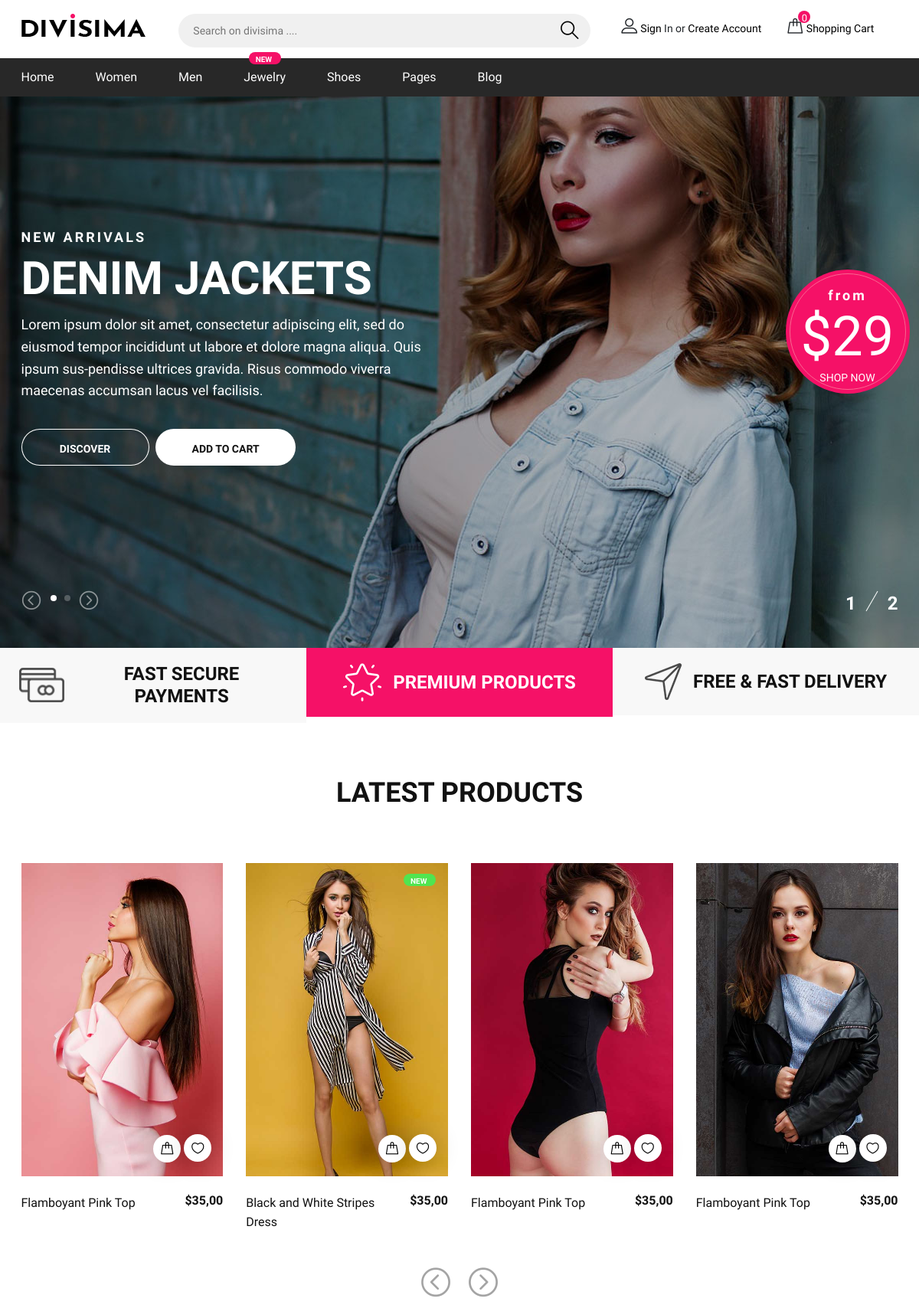
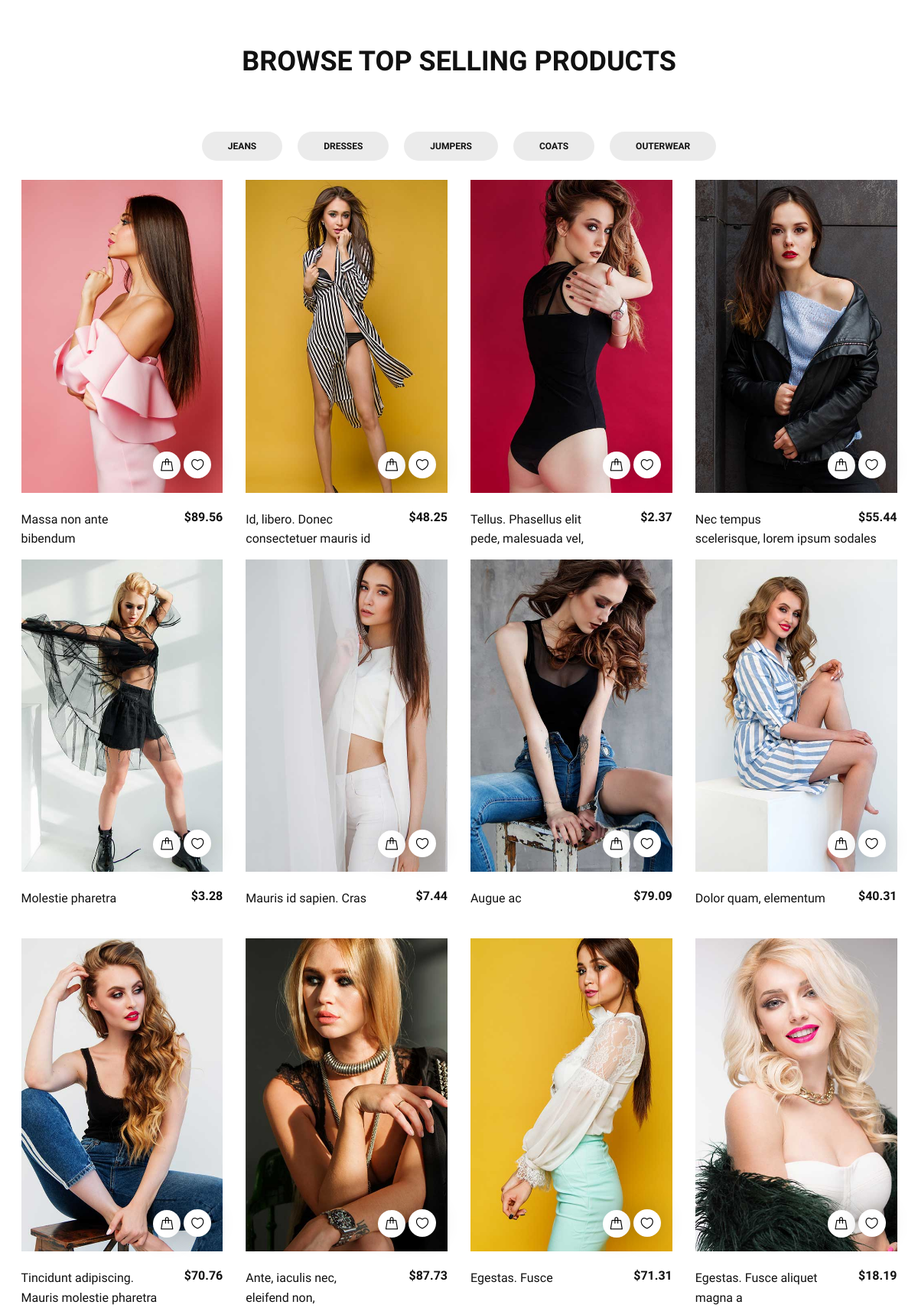
The page / (upper part) on the database its author committed (2 pictures, top to bottom).
### tables this page shows
CREATE TABLE `categories` (
  `id` int(11) NOT NULL,
  `name` varchar(50) NOT NULL
);

CREATE TABLE `products` (
  `id` int(10) UNSIGNED NOT NULL,
  `name` varchar(255) NOT NULL,
  `category_id` int(11) NOT NULL,
  `price` decimal(7,2) NOT NULL,
  `img` varchar(255) NOT NULL,
  `discount` int(11) NOT NULL DEFAULT '0',
  `count` int(11) NOT NULL,
  `hot` tinyint(1) NOT NULL DEFAULT '0'
);

### app/controllers/MainController.php (called while the page is built, shortened)
<?php
class MainController extends Controller {
    public function indexAction()
    {
        $products = $this->model->fetchAll('products');
        $categories = $this->model->fetchAll('categories');
        $data = ['products'=> $products, 'categories'=>$categories];
        $this->view->render($data);
    }
}
?>

### index.php (called while the page is built, shortened)
<?php
    spl_autoload_register(function($class) {
        $class = str_replace('\\','/',$class);
    });
    $router = new Router();
    $router->run();
?>

### app/core/Model.php (called while the page is built, shortened)
<?php
    abstract class Model {
        protected $db;
        public function __construct() {
           $db_class = new DB();
           $this->db = $db_class->db;
        }
        public function fetchAll($table)
        {
            $stmt = $this->db->prepare("SELECT * FROM $table");
            $stmt->execute();
            return $stmt->fetchAll(\PDO::FETCH_OBJ);
        }
    }
?>

### app/core/DB.php (called while the page is built, shortened)
<?php
    class DB {
      public function __construct() {
        $db_config_file = 'app/config/db_config.php';
        if (file_exists($db_config_file)) {
            $db_config = require $db_config_file;
        }
        try {
            $this->db = new \PDO("mysql:host={$db_config['host']};dbname={$db_config['dbname']}", $db_config['user'],$db_config['password']);
        } catch (\PDOException $e) {
            if (PROD == true) {
                die('Подключиться к БД не удалось!');
            } else {
                die('Подключиться к БД не удалось! <br>Описание ошибки:' . $e->getMessage());
            }
        }
      }
    }
?>

### app/config/db_config.php (called while the page is built)
<?php
    return [
        'host' => 'localhost',
        'dbname' => 'divisima',
        'user' => 'root',
        'password' => 'root'
    ];
?>

### app/core/Controller.php (called while the page is built, shortened)
<?php
    abstract class Controller {
        public function __construct($route) {
            $model_name = '\app\models\\' . ucfirst($route['controller']);
            if (class_exists($model_name)) {
                $this->model = new $model_name;
            }
        }
    }
?>

### app/views/main/index.php (the view, shortened to what this page needs)
<section class="hero-section">
	<div class="hero-slider owl-carousel">
		<div class="hs-item set-bg" data-setbg="<?=WWW?>/img/bg.jpg">
			<div class="container">
				<div class="row">
					<div class="col-xl-6 col-lg-7 text-white">
						<span>New Arrivals</span>
						<h2>denim jackets</h2>
						<p>Lorem ipsum dolor sit amet, consectetur adipiscing elit, sed do eiusmod tempor incididunt ut labore et dolore magna aliqua. Quis ipsum sus-pendisse ultrices gravida. Risus commodo viverra maecenas accumsan lacus vel facilisis. </p>
						<a href="#" class="site-btn sb-line">DISCOVER</a>
						<a href="#" class="site-btn sb-white">ADD TO CART</a>
					</div>
				</div>
				<div class="offer-card text-white">
					<span>from</span>
					<h2>$29</h2>
					<p>SHOP NOW</p>
				</div>
			</div>
		</div>
	</div>
	<div class="container">
		<div class="slide-num-holder" id="snh-1"></div>
	</div>
</section>
<section class="features-section">
	<div class="container-fluid">
		<div class="row">
			<div class="col-md-4 p-0 feature">
				<div class="feature-inner">
					<div class="feature-icon">
						<img src="img/icons/1.png" alt="#">
					</div>
					<h2>Fast Secure Payments</h2>
				</div>
			</div>
			<div class="col-md-4 p-0 feature">
				<div class="feature-inner">
					<div class="feature-icon">
						<img src="img/icons/2.png" alt="#">
					</div>
					<h2>Premium Products</h2>
				</div>
			</div>
			<div class="col-md-4 p-0 feature">
				<div class="feature-inner">
					<div class="feature-icon">
						<img src="img/icons/3.png" alt="#">
					</div>
					<h2>Free & fast Delivery</h2>
				</div>
			</div>
		</div>
	</div>
</section>
<section class="top-letest-product-section">
	<div class="container">
		<div class="section-title">
			<h2>LATEST PRODUCTS</h2>
		</div>
		<div class="product-slider owl-carousel">
			<div class="product-item">
				<div class="pi-pic">
					<img src="./img/product/1.jpg" alt="">
					<div class="pi-links">
						<a href="#" class="add-card"><i class="flaticon-bag"></i><span>ADD TO CART</span></a>
						<a href="#" class="wishlist-btn"><i class="flaticon-heart"></i></a>
					</div>
				</div>
				<div class="pi-text">
					<h6>$35,00</h6>
					<p>Flamboyant Pink Top </p>
				</div>
			</div>
			<div class="product-item">
				<div class="pi-pic">
					<div class="tag-new">New</div>
					<img src="./img/product/2.jpg" alt="">
					<div class="pi-links">
						<a href="#" class="add-card"><i class="flaticon-bag"></i><span>ADD TO CART</span></a>
						<a href="#" class="wishlist-btn"><i class="flaticon-heart"></i></a>
					</div>
				</div>
				<div class="pi-text">
					<h6>$35,00</h6>
					<p>Black and White Stripes Dress</p>
				</div>
			</div>
			<div class="product-item">
				<div class="pi-pic">
					<img src="./img/product/3.jpg" alt="">
					<div class="pi-links">
						<a href="#" class="add-card"><i class="flaticon-bag"></i><span>ADD TO CART</span></a>
						<a href="#" class="wishlist-btn"><i class="flaticon-heart"></i></a>
					</div>
				</div>
				<div class="pi-text">
					<h6>$35,00</h6>
					<p>Flamboyant Pink Top </p>
				</div>
			</div>
			<div class="product-item">
					<div class="pi-pic">
						<img src="./img/product/4.jpg" alt="">
						<div class="pi-links">
							<a href="#" class="add-card"><i class="flaticon-bag"></i><span>ADD TO CART</span></a>
							<a href="#" class="wishlist-btn"><i class="flaticon-heart"></i></a>
						</div>
					</div>
					<div class="pi-text">
						<h6>$35,00</h6>
						<p>Flamboyant Pink Top </p>
					</div>
				</div>
		</div>
	</div>
</section>
<section class="product-filter-section">
	<div class="container">
		<div class="section-title">
			<h2>BROWSE TOP SELLING PRODUCTS</h2>
		</div>
		<ul class="d-flex row justify-content-center product-filter-menu">
			<?php foreach ($data['categories'] as $category) :?>
				<li><a href="#"><?=$category->name?></a></li>
			<?php endforeach;?>
		</ul>
		<div class="row">
			<?php foreach ($data['products'] as $product) :?>
				<div class="col-lg-3 col-sm-6">
					<div class="product-item">
						<div class="pi-pic">
							<img src="<?=WWW?>/img/product/<?=$product->img?>" alt="">
							<div class="pi-links">
								<a href="?id=<?=$product->id?>" data-id="<?=$product->id?>" class="add-card"><i class="flaticon-bag"></i><span>ADD TO CART</span></a>
								<a href="#" class="wishlist-btn"><i class="flaticon-heart"></i></a>
							</div>
						</div>
						<div class="pi-text">
							<h6><span>$</span><?=$product->price?></h6>
							<p><?=ucfirst($product->name)?></p>
						</div>
					</div>
				</div>
			<?php endforeach;?>
		</div>
	</div>
</section>

### app/core/Router.php (shortened to what this page needs)
<?php
class Router {
    private $routes = [];
    private $params = [];
    private function add($route,$params)
    {
        $route = '#^' . trim($route,'/') . '$#';
        $this->routes[$route] = $params;
    }
    private function match()
    {
        $url = trim($_SERVER['REQUEST_URI'],'/');
        $url = $this->removeQueryString($url);
        foreach ($this->routes as $route => $params) {
            if (preg_match($route,$url,$matches)) {
                $this->params = $params;
                return true;
            }
        }
        return false;
    }
    private function removeQueryString($url)
    {
        $params = explode('?',$url);
        return $params[0];
    }
    public function run()
    {
       if ($this->match()) {
        $controller_name = "\app\controllers\\" . ucfirst($this->params['controller'] . 'Controller');
        if (class_exists($controller_name)) {
            $controller = new $controller_name($this->params);
            $action_name = $this->params['action'] . 'Action';
            if (method_exists($controller,$action_name)) {
                $controller->$action_name();
            } else {
                if (!PROD) {
                    echo "Экшен {$action_name} не найден";
                } else {
                    echo '404';
                }
            }
        } else {
            if (!PROD) {
             echo "Контроллер {$controller_name} не найден";
            } else {
                include 'app/views/404/index.php';
            }
        }
       }  else {
        if (!PROD) {
            echo 'Страница не найдена (404)';
        } else {
            include 'app/views/404/index.php';
        }
       }
    }
}
?>

### app/core/View.php (shortened to what this page needs)
<?php
    class View  {
        private $view;
        private $layout = 'default';
        public function __construct($route) {
            $this->view = 'app/views/' . $route['controller'] . '/index.php';
        }
        public function render($data)
        {
            $layout = 'app/views/layouts/' . $this->layout . '.php';
            if (file_exists($this->view)) {
                require_once $this->view;
                $content = ob_get_clean();
            }
            if (file_exists($layout)) {
                require_once $layout;
            }
        }
    }
?>

### app/views/layouts/includes/header.php (shortened to what this page needs)
<!DOCTYPE html>
<html lang="zxx">
<head>
	<link rel="stylesheet" href="<?=WWW?>/css/bootstrap.min.css"/>
	<link rel="stylesheet" href="<?=WWW?>/css/font-awesome.min.css"/>
	<link rel="stylesheet" href="<?=WWW?>/css/flaticon.css"/>
	<link rel="stylesheet" href="<?=WWW?>/css/slicknav.min.css"/>
	<link rel="stylesheet" href="<?=WWW?>/css/jquery-ui.min.css"/>
	<link rel="stylesheet" href="<?=WWW?>/css/owl.carousel.min.css"/>
	<link rel="stylesheet" href="<?=WWW?>/css/animate.css"/>
	<link rel="stylesheet" href="<?=WWW?>/css/style.css"/>
</head>
<body>
	<header class="header-section">
		<div class="header-top">
			<div class="container">
				<div class="row">
					<div class="col-lg-2 text-center text-lg-left">
						<a href="./index.html" class="site-logo">
							<img src="img/logo.png" alt="">
						</a>
					</div>
					<div class="col-xl-6 col-lg-5">
						<form class="header-search-form">
							<input type="text" placeholder="Search on divisima ....">
							<button><i class="flaticon-search"></i></button>
						</form>
					</div>
					<div class="col-xl-4 col-lg-5">
						<div class="user-panel">
							<div class="up-item">
								<i class="flaticon-profile"></i>
								<a href="#">Sign</a> In or <a href="#">Create Account</a>
							</div>
							<div class="up-item">
								<div class="shopping-card">
									<i class="flaticon-bag"></i>
									<span>0</span>
								</div>
								<a href="#">Shopping Cart</a>
							</div>
						</div>
					</div>
				</div>
			</div>
		</div>
		<nav class="main-navbar">
			<div class="container">
				<ul class="main-menu">
					<li><a href="#">Home</a></li>
					<li><a href="#">Women</a></li>
					<li><a href="#">Men</a></li>
					<li><a href="#">Jewelry
						<span class="new">New</span>
					</a></li>
					<li><a href="#">Shoes</a>
					</li>
					<li><a href="#">Pages</a>
					</li>
					<li><a href="#">Blog</a></li>
				</ul>
			</div>
		</nav>
	</header>

### app/views/layouts/default.php
<?php include 'app/views/layouts/includes/header.php' ?>
<?= $content ?>
<?php include 'app/views/layouts/includes/footer.php' ?>

### app/views/layouts/includes/footer.php (shortened to what this page needs)
	</body>
</html>

### rows shown on the page
categories: name "JEANS"
categories: name "DRESSES"
categories: name "JUMPERS"
categories: name "COATS"
categories: name "OUTERWEAR"
products: img (picture), price "89.56", name "Massa non ante bibendum"
products: img (picture), price "48.25", name "Id, libero. Donec consectetuer mauris id"
products: img (picture), price "2.37", name "Tellus. Phasellus elit pede, malesuada vel,"
products: img (picture), price "55.44", name "Nec tempus scelerisque, lorem ipsum sodales"
products: img (picture), price "3.28", name "Molestie pharetra"
products: img (picture), price "7.44", name "Mauris id sapien. Cras"
products: img (picture), price "79.09", name "Augue ac"
products: img (picture), price "40.31", name "Dolor quam, elementum"
products: img (picture), price "70.76", name "Tincidunt adipiscing. Mauris molestie pharetra"
products: img (picture), price "87.73", name "Ante, iaculis nec, eleifend non,"
products: img (picture), price "71.31", name "Egestas. Fusce"
products: img (picture), price "18.19", name "Egestas. Fusce aliquet magna a"
